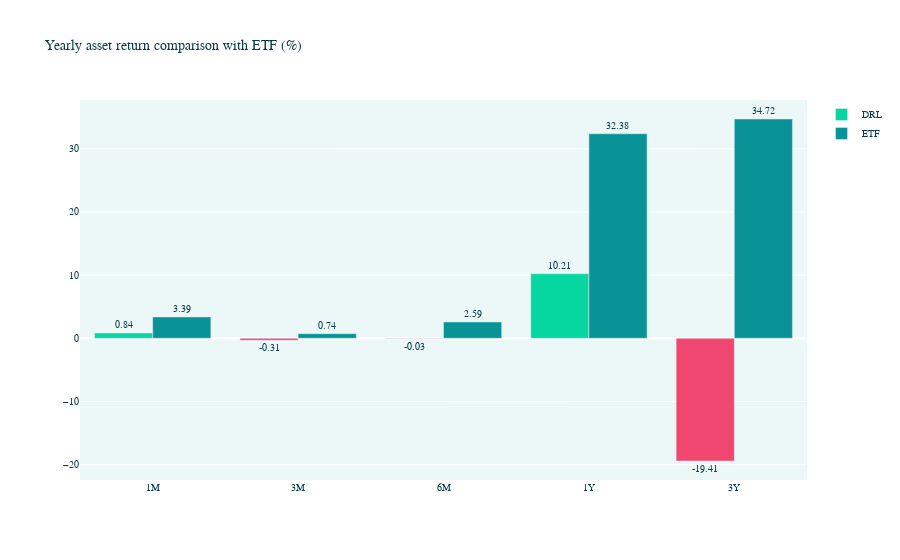

Write notebook code for a chart like this one.
### Code cell
# define histogram colors
colors_drl = np.where(np.array(period_return_drl) > 0, '#06d6a0', '#ef476f')
colors_etf = np.where(np.array(period_return_etf) > 0, '#0a9396', '#e63946')

# add histogram on the lower subplot
fig = go.Figure()
fig.add_trace(
    go.Bar(
        x=['1M', '3M', '6M', '1Y', '3Y'],
        y=np.array(period_return_drl)*100,
        name="DRL",
        marker_color=colors_drl,
        text=np.array(period_return_drl)*100,
        texttemplate='%{text:.2f}',
        textposition='outside'

    ),
)
fig.add_trace(
    go.Bar(
        x=['1M', '3M', '6M', '1Y', '3Y'],
        y=np.array(period_return_etf)*100,
        name='ETF',
        marker_color=colors_etf,
        text=np.array(period_return_etf)*100,
        texttemplate='%{text:.2f}',
        textposition='outside'

    ),
)

# make the figure prettier
layout = go.Layout(
    title="Yearly asset return comparison with ETF (%)",
    plot_bgcolor='#ecf8f8',
    font_family='Monospace',
    font_color='#073b4c',
    font_size=10,
    xaxis=dict(
        rangeslider=dict(visible=False)
    ),
    autosize=True,
)

fig.update_layout(layout)
fig.show()

### Figure 1 — Plotly figure (JSON) as saved in the notebook; plotly's stock layout.template omitted (floating-point values rounded to 4 significant figures)
{"data": [{"marker": {"color": ["#06d6a0", "#ef476f", "#ef476f", "#06d6a0", "#ef476f"]}, "name": "DRL", "text": [0.8447, -0.314, -0.03384, 10.21, -19.41], "textposition": "outside", "texttemplate": "%{text:.2f}", "type": "bar", "x": ["1M", "3M", "6M", "1Y", "3Y"], "y": [0.8447, -0.314, -0.03384, 10.21, -19.41]}, {"marker": {"color": ["#0a9396", "#0a9396", "#0a9396", "#0a9396", "#0a9396"]}, "name": "ETF", "text": [3.389, 0.7422, 2.591, 32.38, 34.72], "textposition": "outside", "texttemplate": "%{text:.2f}", "type": "bar", "x": ["1M", "3M", "6M", "1Y", "3Y"], "y": [3.389, 0.7422, 2.591, 32.38, 34.72]}], "layout": {"autosize": true, "font": {"color": "#073b4c", "family": "Monospace", "size": 10}, "plot_bgcolor": "#ecf8f8", "title": {"text": "Yearly asset return comparison with ETF (%)"}, "xaxis": {"rangeslider": {"visible": false}}}}
